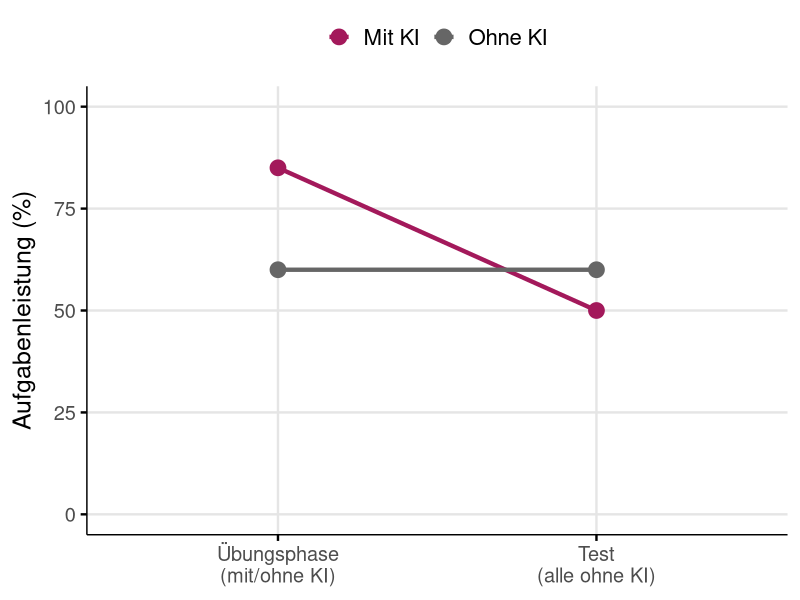
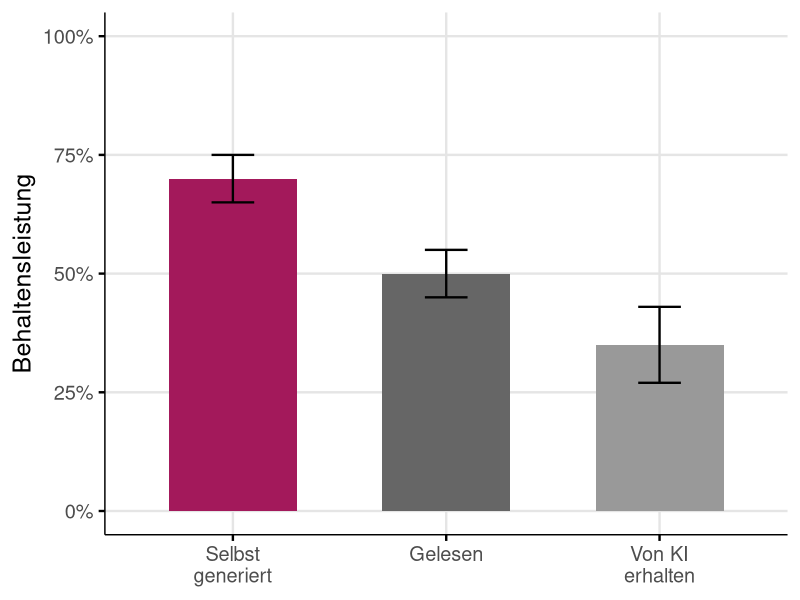

The R source for these figures, in order:
## ---- chunk 1
#| include: false
library(tidyverse)

# Set seed for reproducible simulated data
set.seed(2025)

# Color palette - define once, use everywhere
color_primary <- "#A3195B"
color_secondary <- "#666666"
color_tertiary <- "#999999"

# Base minimalist theme for all figures
theme_minimal_custom <- theme_minimal(base_size = 18) +
  theme(
    panel.grid.minor = element_blank(),
    panel.grid.major = element_line(color = "grey90"),
    axis.line = element_line(color = "black", linewidth = 0.5),
    axis.ticks = element_line(color = "black"),
    plot.title = element_text(face = "bold", size = 20),
    plot.subtitle = element_text(color = "grey40"),
    legend.position = "bottom"
  )

# Variant with top legend for line plots
theme_minimal_top_legend <- theme_minimal_custom +
  theme(
    legend.position = "top",
    legend.text = element_text(size = 16)
  )
## ---- chunk 2
#| fig-width: 12
#| fig-height: 6
#| echo: false

# Simulated data showing the paradox
paradox_data <- tibble(
  phase = factor(
    rep(c("Übungsphase\n(mit/ohne KI)", "Test\n(alle ohne KI)"), each = 2),
    levels = c("Übungsphase\n(mit/ohne KI)", "Test\n(alle ohne KI)")
  ),
  gruppe = rep(c("Mit KI", "Ohne KI"), 2),
  leistung = c(85, 60, 50, 60)
)

ggplot(paradox_data, aes(x = phase, y = leistung, group = gruppe, color = gruppe)) +
  geom_line(linewidth = 1.5) +
  geom_point(size = 5) +
  scale_color_manual(
    values = c("Mit KI" = color_primary, "Ohne KI" = color_secondary),
    name = NULL
  ) +
  scale_y_continuous(limits = c(0, 100), breaks = seq(0, 100, 25)) +
  labs(
    x = NULL,
    y = "Aufgabenleistung (%)"
  ) +
  theme_minimal_top_legend
## ---- chunk 3
#| fig-width: 10
#| fig-height: 5.5
#| echo: false

# Simulated data based on generation effect literature
generation_data <- tibble(
  methode = factor(
    c("Selbst\ngeneriert", "Gelesen", "Von KI\nerhalten"),
    levels = c("Selbst\ngeneriert", "Gelesen", "Von KI\nerhalten")
  ),
  retention = c(70, 50, 35),
  se = c(5, 5, 8)
)

ggplot(generation_data, aes(x = methode, y = retention, fill = methode)) +
  geom_col(width = 0.6) +
  scale_fill_manual(
    values = c(
      "Selbst\ngeneriert" = color_primary,
      "Gelesen" = color_secondary,
      "Von KI\nerhalten" = color_tertiary
    ),
    guide = "none"
  ) +
  geom_errorbar(
    aes(ymin = retention - se, ymax = retention + se),
    width = 0.2,
    linewidth = 0.8
  ) +
  scale_y_continuous(
    limits = c(0, 100),
    breaks = seq(0, 100, 25),
    labels = function(x) paste0(x, "%")
  ) +
  labs(
    x = NULL,
    y = "Behaltensleistung"
  ) +
  theme_minimal_custom

